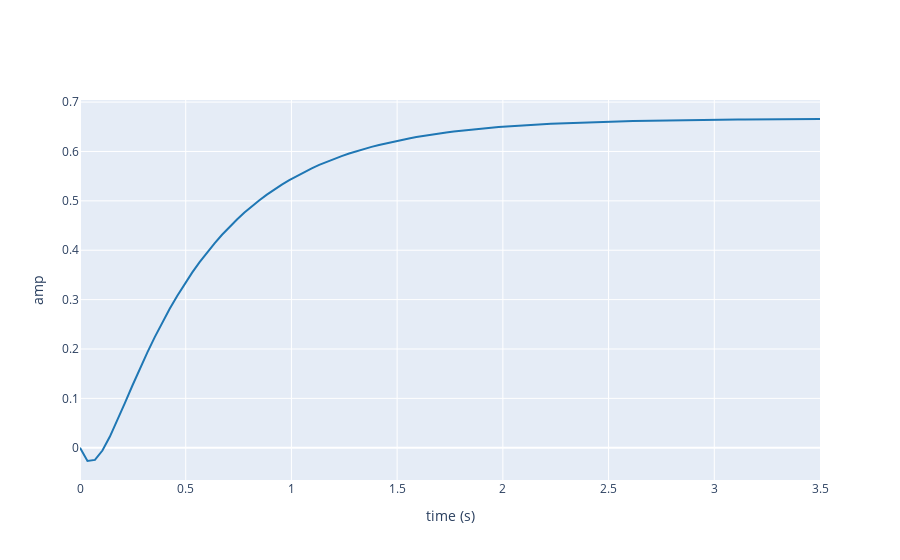

Source (notebook cell):
### Markdown cell above
* **Question**
    * Saisissez la FT $F(p)$, notée `f` sous forme polynomiale, sans le retard :`f0 = tf([K], [0.5, 1]`
    * Créer la variable `Delay` pour $\tau =0.15$ s en prenant $j=1$. Saisissez alors la fonction $F(p)$ : `f = f0*Delay`
    * Tracez la réponse indicielle et vérifiez que vous retrouvez les caractéristiques théoriques obtenues dans la préparation.

**remarque** : Vous pouvez tester diverses valeurs du degré `j` de la fonction de Padé et vérifier que
l'approximation est d'autant meilleure que`j` est grand.

### Code cell
K = 0.6666
f0 = tf([K],[0.5,1])
[num, den]= pade(0.15,1)
Delay=tf(num, den)
f = f0*Delay

print(2/3*0.95)
fig = figure("time")
fig.plot(f)
fig.show()
